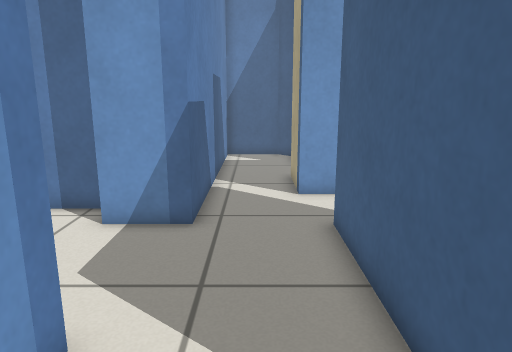
View 1 (above)

20 first-person views from a walk through a robot-simulator world made for Gazebo. The camera is 0.82 m above the floor, tilts 12° down and sees 70° across. The lines on the ground mark 1 m squares. The floor is counted in squares, 0.25 m on a side. Each view is taken from the middle of a square. On the plan, view 1 faces up. The plan holds only what a view shows up to about 20 squares ahead; the rest is blank. The place goes on beyond the plan.

View 2
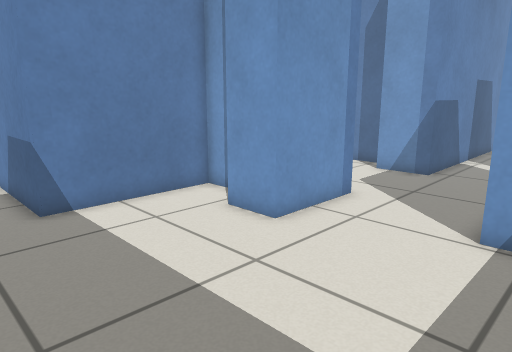

View 3
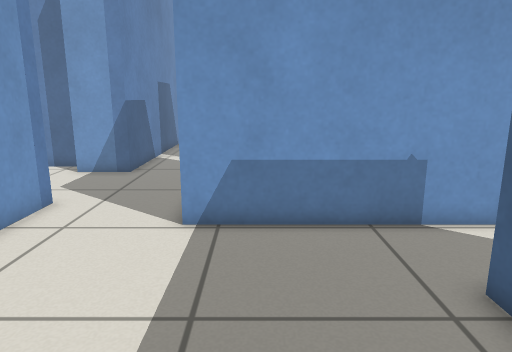

View 4
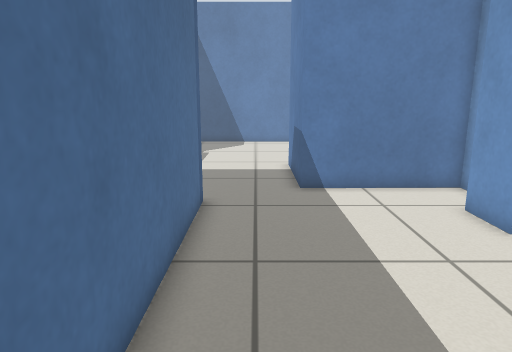

View 5
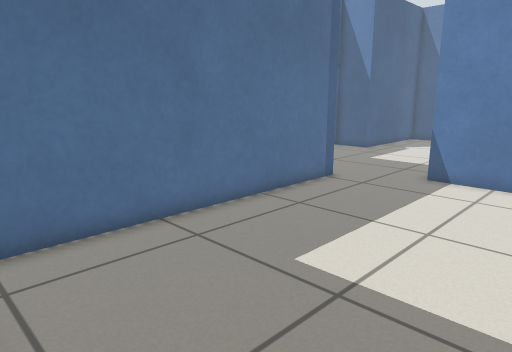

View 6
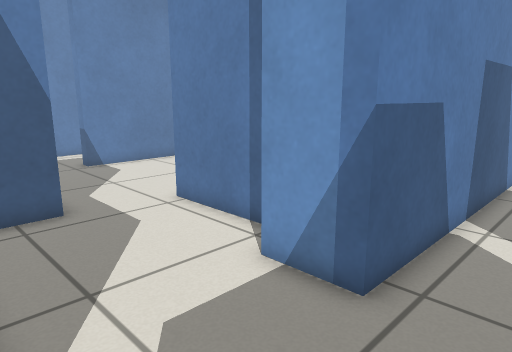

View 7
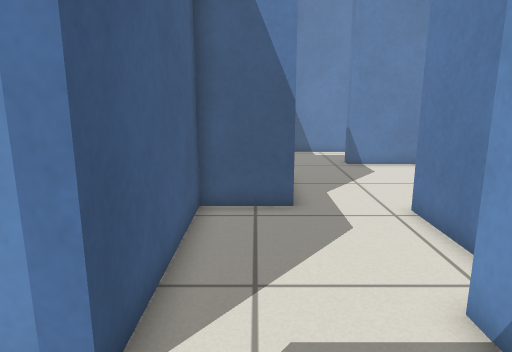

View 8
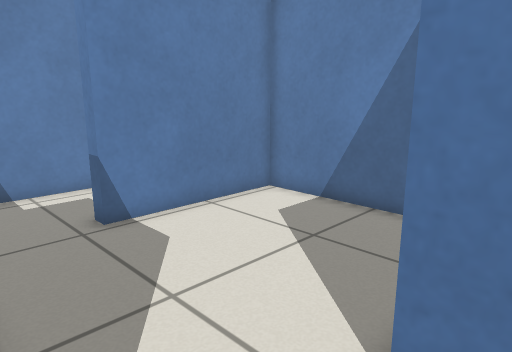

View 9
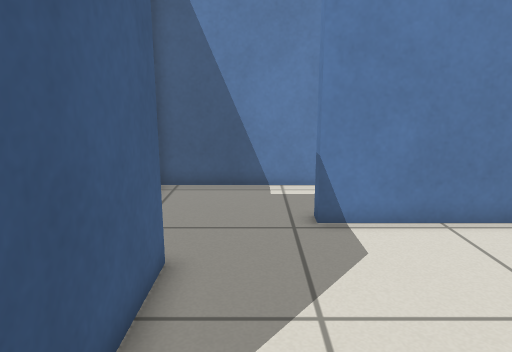

View 10
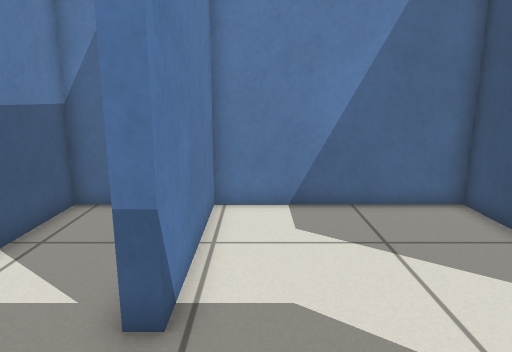

View 11
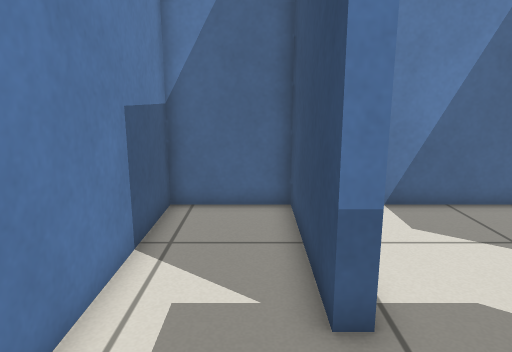

View 12
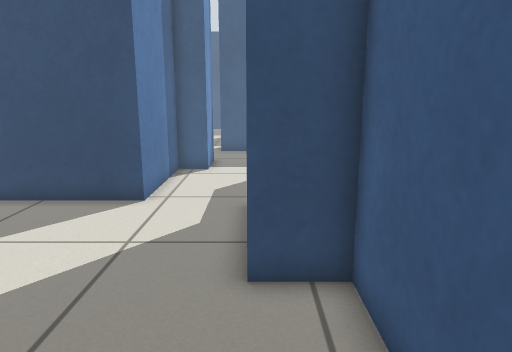

View 13
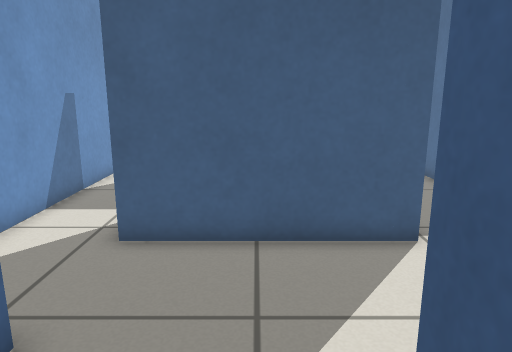

View 14
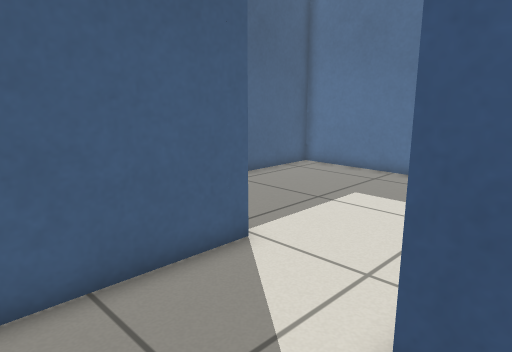

View 15
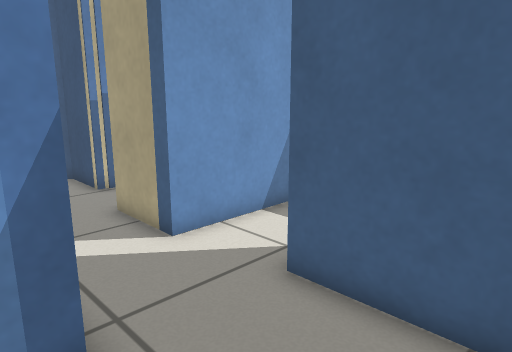

View 16
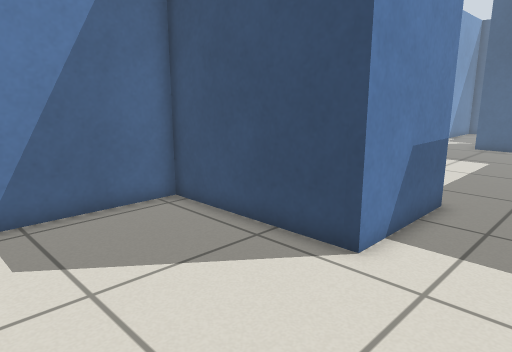

View 17
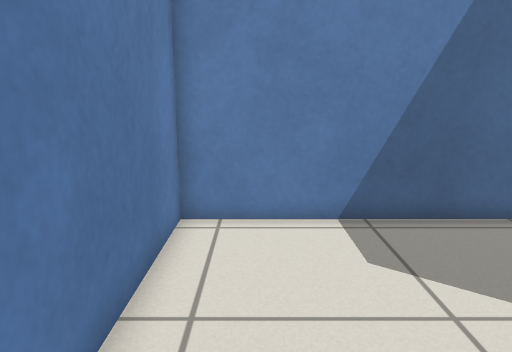

View 18
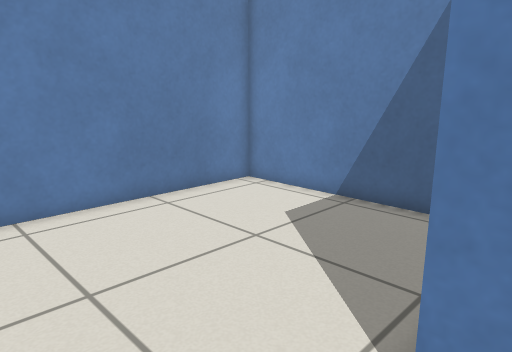

View 19
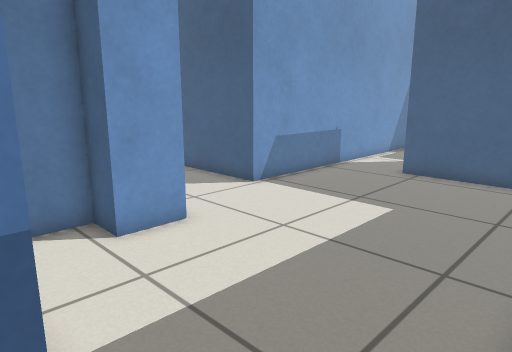

View 20
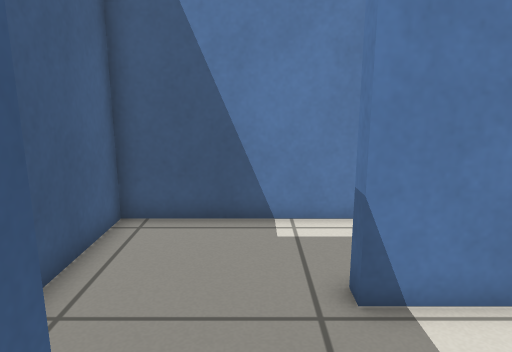

### Floor plan
Ten units are one square. View 1 is at (0, 0); x grows to the right and y downward. Boxes are objects, and circles mark ways between rooms. Rooms are numbered by the first view taken in them; rooms with no view inside come last. Other rooms are left out.
<svg viewBox="-226 -175 336 257">
<path fill="none" stroke="#000" d="M-25 -2 -45 -2 -45 -16 -73 -16 -72 44M86 13 96 13M-55 77 79 77 79 13M105 -22 21 -22M-17 -92 -41 -92 -41 -106 -85 -106M-99 -73 -99 -42 -25 -42 -25 -2M21 -22 21 -92M-85 -106 -95 -106 -95 -170 -173 -170 -173 -106M-166 -52 -149 -52 -149 -72 -103 -72M-173 -106 -179 -106 -179 -170 -217 -170 -217 -52 -166 -52M-72 44 -122 44 -123 -26 -221 -26 -221 64"/>
<circle cx="0" cy="-13" r="3" fill="#2a7"/>
<circle cx="-63" cy="60" r="3" fill="#2a7"/>
<circle cx="-93" cy="-90" r="3" fill="#2a7"/>
<circle cx="-175" cy="-80" r="3" fill="#2a7"/>
<text x="10" y="30">1</text>
<text x="-40" y="-60">2</text>
<text x="-130" y="-120">3</text>
<text x="-190" y="-100">4</text>
<text x="-150" y="40">5</text>
</svg>
Room 1 opens to room 2. Room 1 opens to room 5. Room 2 opens to room 3. Room 3 opens to room 4.

Where each view was taken, in squares from view 1:
view 1: 0 up, 0 right, facing up
view 2: 7 down, 4 right, facing up-left
view 3: 7 down, 4 right, facing up
view 4: 6 down, 6 right, facing left
view 5: 1 up, 8 right, facing down-left
view 6: 4 up, 1 right, facing up-left
view 7: 6 up, 1 right, facing left
view 8: 7 up, 8 left, facing up-left
view 9: 9 up, 8 left, facing left
view 10: 6 up, 16 left, facing up
view 11: 6 up, 19 left, facing up
view 12: 7 up, 21 left, facing right
view 13: 6 up, 6 left, facing right
view 14: 8 up, 4 left, facing down-right
view 15: 5 up, 3 left, facing up-right
view 16: 8 down, 19 left, facing up-right
view 17: 7 down, 20 left, facing up
view 18: 8 down, 11 left, facing up-left
view 19: 8 down, 8 left, facing up-right
view 20: 9 up, 12 left, facing left
